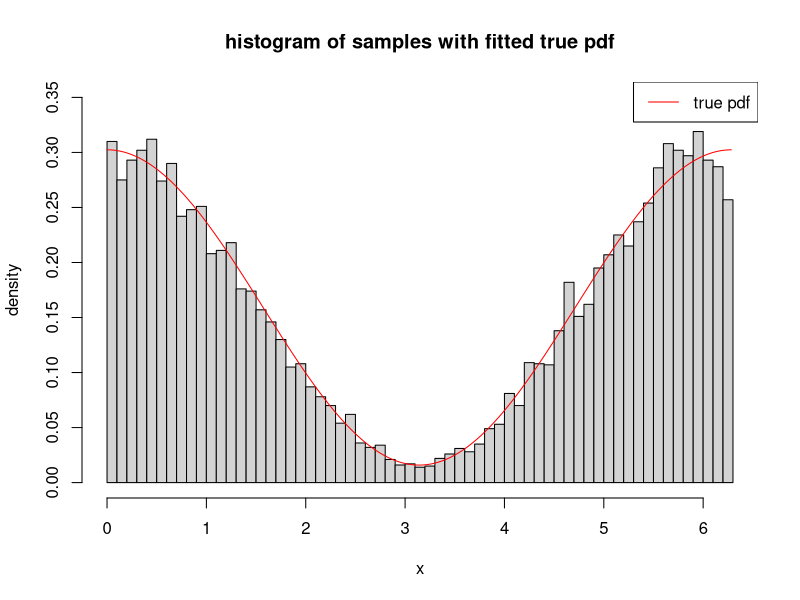
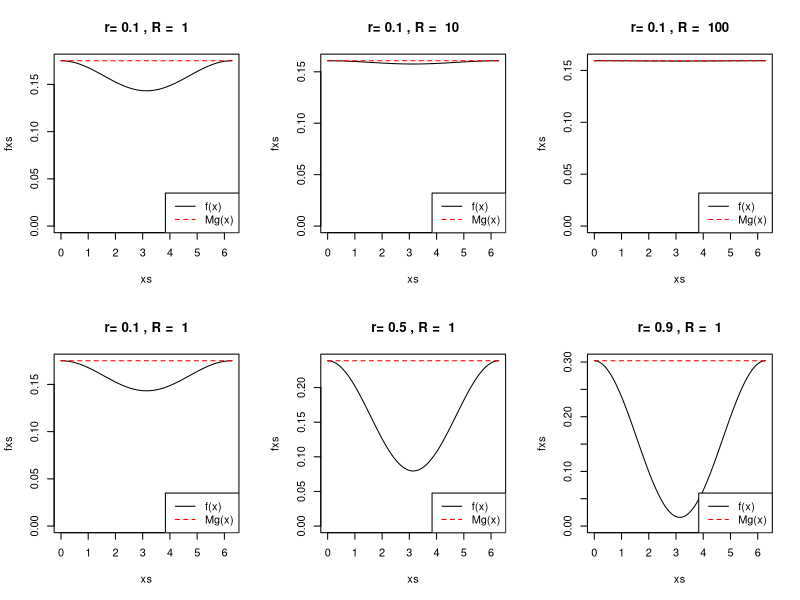
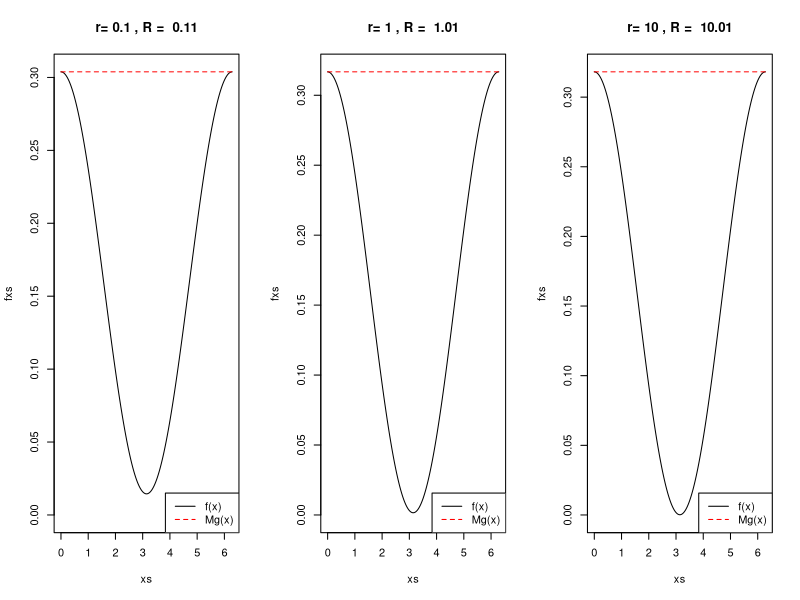

The R script that drew these images, in order: (Note: a time limit stopped this script after it produced the figures.)


### Question 1

## Q1 a) Describe the rejection algorithm using a uniform proposal distribution
##> see the handwritten work pdf

## Q1 b) Write an R function to implement your rejection method. The function should take
## as inputs the parameters r and R, and also store the number of attempts needed to 
## successfully produce one accepted sample of X


# define the pdf of X
f = function(x, r, R){
  (1 / (2 * pi)) * (1 + (r / R) * cos(x) )
}

# implement the rejection method, using Y ~ U(0,2*pi) uniform proposal distribution
# parameters: r, R are parameter of X
rejection_algorithm = function(r, R){
  
  # step0: define local variables
  # from the hand written work, we know that M = (1 + r/R)
  M = 1 + r / R
  
  # and we also need to know the umber of attempts
  n = 0
  
  repeat {
    
    # increase the counter
    n = n + 1
    
    # step1: simulate Y ~ U(0,2*pi) and U ~ U(0,1)
    Y = runif(1, 0, 2*pi)
    U = runif(1)
    
    # avoid manually type the pdf of g, just use dunif
    ratio = f(Y, r, R) /  ( M * dunif(Y, 0, 2*pi) )
    
    # step2: determine of U < f(Y) / Mg(Y), if not, repeat the same code block
    if(U < ratio){
      X = Y
      
      break
    }
  }
  
  return (data.frame(num_attempts = n, X = X))
}

# just try one to see if that works
rejection_algorithm(r = 0.9, R = 1)


## Q1 c) For the case r = 0.9, R = 1, use your function to sample 10000 values of X
## Plot a histogram of your samples and overlay the true pdf, to check the sampler
# is working

# simulate 10000
sim_xs = function(r, R, N = 10000){
  
  # initialize a "empty" data frame
  df = data.frame()
  
  # write a for loop, for each iteration, find the newly calculated dataframe using Q1b
  # and then "append" to the data frame df
  for(i in 1:N){
    
    local_df = rejection_algorithm(r, R)
    df = rbind(df, local_df)
  }
  
  df
}

r0 = 0.9
R0 = 1

history = sim_xs(r = r0, R = R0, N = 10000)
# just take a look
dim(history)
head(history)

# plot the histogram
hist(history$X, freq=FALSE, xlab="x", ylab="density", 
     main = "histogram of samples with fitted true pdf",
     breaks=50,
     ylim=c(0, 0.35))

xs = seq(0, 2 * pi, length=1000)
fxs = sapply(xs, FUN=function(x){f(x, r = r0, R = R0)})
lines(xs, fxs, col="red")

legend(x="topright", 
       legend=c("true pdf"),
       col=c("red"),
       lty=c(1))


## Q1 d) How does the theoretical efficiency (in terms of expected
## number of attempts needed to successfully produce one accepted
## sample of X) depend on the parameters r and R?

# sample mean attempts
sample_mean_attempts = mean(history$num_attempts)
sample_mean_attempts

# because the expected number of attempts needed 
# to successfully produce one accepted sample of X  = M = 1 + r / R
# so for smaller r and larger R will produce smaller M
# i.e. less attempts to accept one sample of X


## Q1 e) For various values of r and R, use your R function
## to illustrate empirically your answer in (d)


## for numerical illustration,
# calculate the mean number of attempts for different combinations of r and R
rR_combinations = matrix(c(0.1, 1,
                           0.1, 10, 
                           0.1, 100, 
                           0.1, 500,
                           0.1, 1000,
                           0.01, 1,
                           0.05, 1,
                           0.1, 1,
                           0.5, 1, 
                           0.9, 1), nc=2, byrow=T)

# run the simulation and find the sample mean number of trials
m = apply(rR_combinations, 1, FUN=function(row){
  r = row[1]
  R = row[2]
  mean(sim_xs(r = r, R = R, N = 10000)$num_attempts)
})

# calculate the theoretical mean number of trials
theoretical_m = apply(rR_combinations, 1, FUN=function(row){
  r = row[1]
  R = row[2]
  1 + r / R
})

# combine those, rename the columns and see the result
result = cbind(rR_combinations, m, theoretical_m)
colnames(result) = c('r', 'R', 'sample_mean_trials', 'theoretical_mean_trials')
result



# Graphical Illustration, see f(x) and M*g(x)

# first note that the upper bound of f is 
# M * g = (1 + r / R) * dunif(x, 0, 2*pi)
# I will show some r and R
# note that this "does not depend upon x" because dunif(x, 0, 2*pi) = 1/(2*pi)
upper_f = function(x, r, R){
  (1 + r / R) * (dunif(x, 0, 2*pi))
}

# declares the x-axis, which is the [0, 2* pi]
xs = seq(0, 2 * pi, length=1000)

# define a helper function to plot the graph
graph_plotter = function(r, R){
  
  # find f
  fxs = sapply(xs, FUN=function(x){f(x, r = r, R = R)})
  
  # plot f against x
  plot(xs, fxs, type="l", main=title(paste("r=", r, ", R = ", R)),
       ylim=c(0, max(fxs)))
  
  # find the upper bound of f
  upper_f1 = sapply(xs, FUN=function(x){upper_f(x, r, R)})
  
  # plot the lines upper_f against x
  lines(xs, upper_f1, col="red", lty=2)
  
  # add the legend
  legend(x="bottomright", 
         legend=c("f(x)", "Mg(x)"),
         lty=c(1,2),
         col=c("black", "red"))
  
  
}



par(mfrow=c(2, 3))

# fixed r, increasing R
# so r / R is decreasing
# expect f(x) will be closer to the bound Mg(x)
graph_plotter(r = 0.1, R = 1)
graph_plotter(r = 0.1, R = 10)
graph_plotter(r = 0.1, R = 100)

# fixed R, increasing r (r<R)
# so r / R is increasing
# expect f(x) will be more away from the bound Mg(x)
graph_plotter(r = 0.1, R = 1)
graph_plotter(r = 0.5, R = 1)
graph_plotter(r = 0.9, R = 1)

# choose r < R such that r close to R, R = r + 0.01
# so r / R close to 1
# expect the shape are highly similar

par(mfrow=c(1,3))
graph_plotter(r = 0.1, R = 0.11)
graph_plotter(r = 1, R = 1.01)
graph_plotter(r = 10, R = 10.01)

par(mfrow=c(1,1))    







##############################################################################################
## remove all defined variables
rm(list=ls())


##############################################################################################











### Question 2



# define the data in matrix format
data = matrix(c(1:10, 1.3, 1.9, 2.4, 2.5, 2.4, 2.5, 2.6, 2.7, 2.7, 2.7), nc=2, byrow=F)
data

# define the constants for us to use
sigma_square = 0.01
lambda = 0.01

## Q2 b) Give details of, and write R code to implement,
## the 2-d steepest ascent algorithm to find the mode of the posterior distribution
## using log

# define the function, which takes log of the posterior distribution (ignored normalizing constant)
# f = log(posterior) ignored proportional constant
f = function(par){
  b1 = par[1]
  b2 = par[2]
  
  term1 = (b1 / sigma_square) * sum(apply(data, 1, FUN=function(row){
    x = row[1]
    y = row[2]
    
    y * exp(1 - exp(-1 * x / b2))
  }))
  
  term2 = (b1^2 / 2 / sigma_square) * sum(apply(data, 1, FUN=function(row){
    x = row[1]
    y = row[2]
    
    exp(2 - 2* exp(-1 * x / b2))
  }))
  
  term3 = lambda * (b1 + b2)
  term1 - term2 - term3
}


# function of making contour plot
f2 = function(b1, b2){
  f(c(b1, b2))
}

# plotted a contour plot
b1s = seq(0, 500, by=1)
b2s = seq(0, 500, by=1)
z = outer(b1s, b2s, FUN=Vectorize(f2))

# raw contour plot
contour(b1s, b2s, z)

# see only for large z
contour(b1s, b2s, z, zlim=c(max(z) * 0.9, max(z)))

# take a closer look to the contour plot
contour(b1s, b2s, z, zlim=c(max(z) * 0.99, max(z)), xlim=c(0.95,1.05), ylim=c(1,3.5))
abline(h=2, v=1)
# can expect that optimal point around b1 = 1, b2 = 2

# define the gradient
dfdb1 = function(par){
  b1 = par[1]
  b2 = par[2]
  
  term1 = (1/sigma_square) * sum(apply(data, 1, FUN=function(row){
    x = row[1]
    y = row[2]
    
    y * exp(1 - exp(-1 * x / b2))
  }))
  
  term2 = (b1 / sigma_square) * sum(apply(data, 1, FUN=function(row){
    x = row[1]
    y = row[2]
    
    exp(2 - 2 * exp(-1 * x / b2))
  }))
  
  term1 - term2 - lambda
}

dfdb2 = function(par){
  b1 = par[1]
  b2 = par[2]
  
  term1 = (b1/sigma_square) * sum(apply(data, 1, FUN=function(row){
    x = row[1]
    y = row[2]
    
    y * exp(1 - exp(-1 * x / b2)) * (-1 * exp(-1 * x / b2)) * (x / b2^2)
  }))
  
  term2 = (b1^2/ (2 * sigma_square)) * sum(apply(data, 1, FUN=function(row){
    x = row[1]
    y = row[2]
    
    exp(2 - 2 * exp(-1 * x / b2)) * (-2 * exp(-1 * x / b2)) * (x / b2^2)
  }))
  
  term1 - term2 - lambda
}

# using adaptive step size (not fixed delta)
steepest_ascent = function(f, dfdb1, dfdb2, x0, tol = 1e-6, max_steps = 1000){
  
  # declare initial diff, any large value is fine
  diff = 9999
  history = data.frame(n = 0, b1=x0[1], b2=x0[2], f = f(x0), dfdb1 = dfdb1(x0), dfdb2 = dfdb2(x0), diff = diff, converged = (diff < tol))
  
  # define the total runs
  n = 0
  
  # initial guess, which will be changed in subsequent runs
  x = x0
  
  # runs only when diff >= tolerence and n <= max allowed runs
  while(diff >= tol & n <= max_steps ){
    n = n + 1
    delta = 1e-3  # adaptive step size
    
    f_val = f(x)
    dfdb1_val = dfdb1(x)
    dfdb2_val = dfdb2(x)
    
    x_new = NA
    f_new_val = NA
    trial = 0
    while(trial < 100){
      trial = trial + 1
      
      # this is the x(delta) from lecture notes and my handwritten work pdf
      x_new = x + delta * c(dfdb1_val, dfdb2_val)
      
      # calculate f using this new value
      f_new_val = f(x_new)
      
      # check if the new value is less than old value (not maximizing)
      # so divide the delta and re-calculate the above
      # it is confident that we can find a "good" f_new within 100 trials
      if(f_new_val < f_val){
        delta = delta / 2
      } else {
        break;
      }
    }
    
    dfdb1_new_val = dfdb1(x_new)
    dfdb2_new_val = dfdb2(x_new)
    
    diff = abs(f_new_val - f_val)
    
    # put everything into a single dataframe
    df = data.frame(n = n, b1 = x_new[1], b2=x_new[2], f = f_new_val, dfdb1 = dfdb1(x_new), dfdb2 = dfdb2(x_new), diff = diff, converged = (diff < tol))
    #    print(df)
    history = rbind(history, df)
    
    x = x_new
  }
  
  
  history  
  
}

# initial guess, using my value from the contour plot
x0 = c(b1 = 1, b2 = 2)

history = steepest_ascent(f, dfdb1, dfdb2, x0 = x0, tol = 1e-9, max_steps = 100000)
tail(history, 100)
#n       b1       b2        f       dfdb1        dfdb2         diff converged
#641 0.987296 1.819924 2891.782 -0.04893951 -0.009577987 9.958967e-11      TRUE



## Q2 c) Give full details of Laplace’s method to compute at a particular point b2
## see handwritten work




## Q2 d) Write a function in R to compute π(b2|x,y) at a particular point b2 
## using Laplace’s method derived in (c).

# because our f above is working only up to proportionality
# as the question (other than 2b) did not mention that I can use up to proportionality, I will just go for FULL pdf
# however, we do not really need to explicit write down the posterior because we can make use of R built-in function
# using dnorm and dexp is enough
full_posterior = function(b1, b2){
  # joint distribution of the data, which is independent normal
  t1 = prod(apply(data, 1, FUN=function(row){
    x = row[1]
    y = row[2]
    
    d = dnorm(y, mean=b1 * exp(1 - exp(-1 * x / b2)), sd = sqrt(sigma_square))
  }))
  
  # prior distribution
  t2 = dexp(b1, lambda) * dexp(b2, lambda)
  
  # multiply them
  t1 * t2
}

# first we need the expression of b1_hat
b1_hat = function(b2){
  
  term1 = sum(apply(data, 1, FUN=function(row){
    x = row[1]
    y = row[2]
    
    y * exp(1 - exp(-1 * x / b2))
  }))
  
  term2 = lambda * sigma_square
  
  term3 = sum(apply(data, 1, FUN=function(row){
    x = row[1]
    y = row[2]
    
    exp(2 - 2 * exp(-1 * x / b2))
  }))
  
  (term1 - term2) / term3
}

# next we need the hessian of g
H = function(b2){
  (1/sigma_square) * sum(apply(data, 1, FUN=function(row){
    x = row[1]
    y = row[2]
    
    exp(2 - 2 * exp(-1 * x / b2))
  }))
}

# the we can put all things together and find the marginal posterior distribution
marginal_posterior_b2 = function(b2){
  
  b1_hat_val = b1_hat(b2)
  H_val = H(b2)                     # our H_val is a real number
  post = full_posterior(b1_hat_val, b2)  # use our FULL posterior
  
  post * (sqrt(2 * pi) / sqrt(H_val)) * pnorm(b1_hat_val * sqrt(H_val))
}

## Q2 e) Plot π(b2|x,y) using your function from (d).

# we know that b2 > 0 as b2 ~ exp(lambda)
# define the axis for plotting
# Because I have tried the range of b2 [0, 300], but clearly the density is close to 0 for b2 > 3
# so below I will just use [0, 5]
b2s = seq(0, 5, length=1000)

marginal_posterior_b2_val = sapply(b2s, FUN=function(b2){
  marginal_posterior_b2(b2)
})
plot(b2s, marginal_posterior_b2_val, type="l", main="Laplace Approx",
     xlab="b2", ylab="density")





## Q2 f) Write a function in R to perform the Golden-ratio method to find the mode of
## using your R function from part (d) as the function to optimize.

# my function to-be-optimized is marginal_posterior_b2
# from the graph, we can limit our range to search for max be [1,3]

# f - function to be maximize
# [xmin, xmax] - search region
golden_ratio_method_max = function(f, xmin, xmax, tol=1e-4){
  x1 = xmin
  x3 = xmax
  x2 = as.numeric(0)
  x4 = as.numeric(0)
  n = 0
  r= (sqrt(5)-1)/2
  while(abs(x3-x1)>= tol){
    n = n+1
    x2 = r * x1 + (1-r) * x3
    x4 = (1-r) * x1 + r * x3
    
    if(f(x2) < f(x4)){
      # change the interval to (x2,x3)
      x1 = x2
    } else {
      # case when f(x2) > f(x4)
      # change the interval to (x1,x4)
      x3 = x4
    }
  }  
  
  return (list(xmin=x1, xmax=x3, iteration=n, diff=(x3-x1), y=f(x1)))
}


## Q2 g) Hence, find the mode of p(b2|y) to an accuracy of 1 decimal place.

# I guess the question has typo, should be finding mode of π(b2|x,y)
gr_method_result = golden_ratio_method_max(marginal_posterior_b2, 1, 3, tol = 1e-12)

# because I used a relatively small tolerance, so for 1 d.p. numerical result must be enough
round(gr_method_result$xmin, 1)
# 1.8
